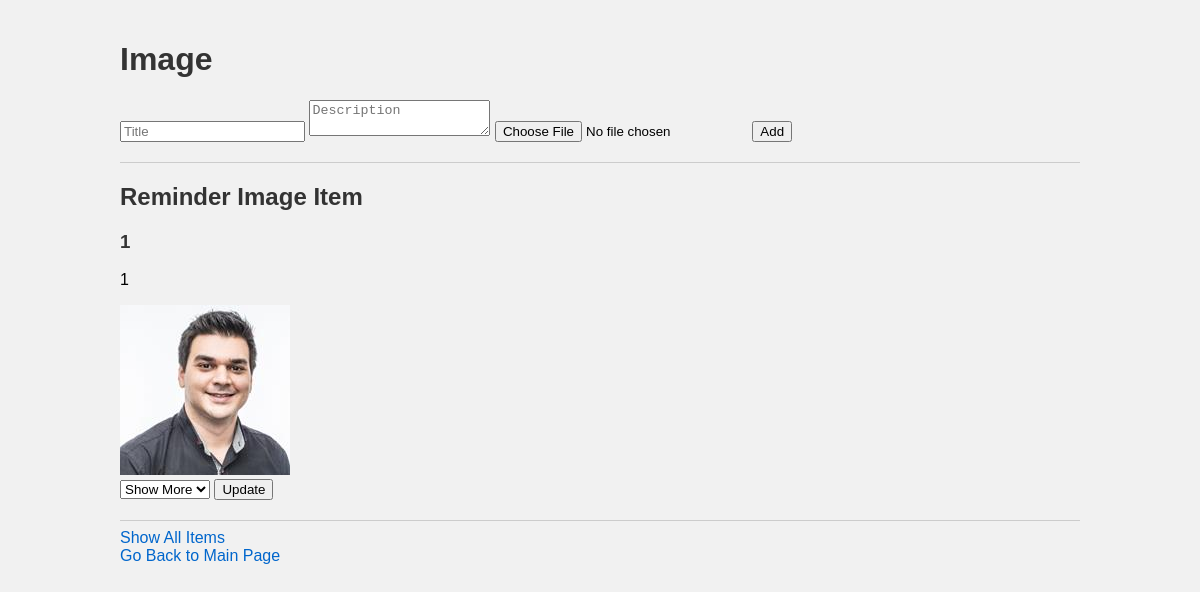
The page /image/ on the database its author committed.
### language_learning_platform/models/models.py (models this page shows, shortened)
class Image(db.Model):
    __tablename__ = 'images'
    id = db.Column(db.Integer, primary_key=True)
    title = db.Column(db.String(80), nullable=False)
    image_filename = db.Column(db.String, nullable=False, unique=True)
    description = db.Column(db.String, nullable=False)
    mastery = db.Column(db.String(20), nullable=False, default='Show More')
    @property
    def image_path(self):
        return os.path.join('uploads', 'images', self.image_filename).replace('\\', '/')

### language_learning_platform/routes/image.py (the view, shortened to what this page needs)
@image.route('/', methods=['GET', 'POST'])
def image_page():
    reminder_item = Image.query.order_by(func.random()).first()
    return render_template('image.html', reminder_item=reminder_item)

### templates/image.html (shortened to what this page needs)
{% extends 'base.html' %}
{% block content %}
<h1>Image</h1>
<form method="POST" enctype="multipart/form-data">
    <input type="text" name="title" placeholder="Title" required>
    <textarea name="description" placeholder="Description" required></textarea>
    <input type="file" name="image" accept="image/*" required>
    <input type="submit" value="Add">
</form>
<hr>
<h2>Reminder Image Item</h2>
{% if reminder_item %}
    <div>
        <h3>{{ reminder_item.title }}</h3>
        <p>{{ reminder_item.description }}</p>
        <img src="{{ url_for('static', filename=reminder_item.image_path) }}" alt="Image">
        <form method="POST" action="{{ url_for('image.update_image', id=reminder_item.id) }}">
            <select name="mastery">
                <option value="Show More">Show More</option>
            </select>
            <input type="submit" value="Update">
        </form>
    </div>
{% else %}
    <p>No reminder item available.</p>
{% endif %}
<hr>
<a href="{{ url_for('image.all_image') }}">Show All Items</a>
<br>
<a href="{{ url_for('home') }}">Go Back to Main Page</a>
{% endblock %}

### static/style.css (style rules this page uses)
body { font-family: Arial, sans-serif; margin: 0; padding: 0; background-color: #f1f1f1; }
h1, h2, h3 { color: #333; }
a { color: #0066cc; text-decoration: none; }
form { margin-bottom: 20px; }
hr { border: none; border-top: 1px solid #ccc; }

### rows shown on the page
Image: title "1", description "1", image_filename (picture)
